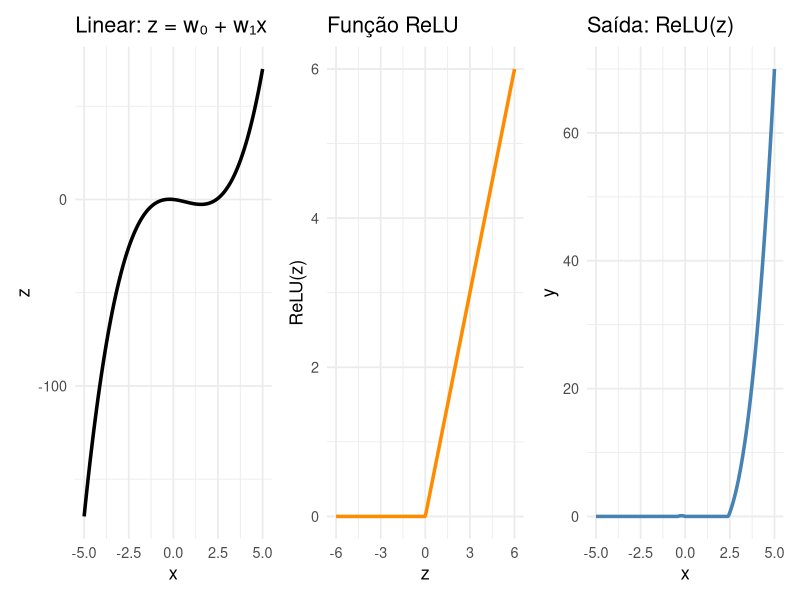
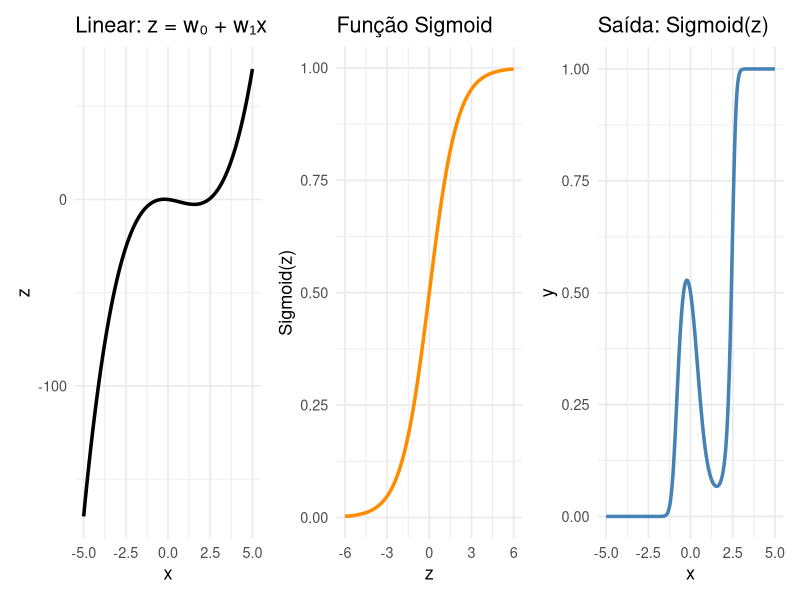
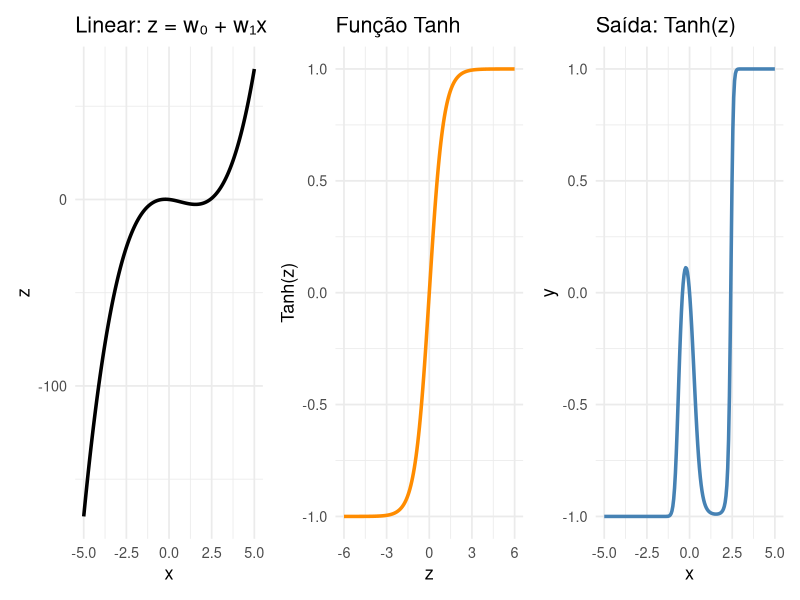

These figures' R source, in order:
library(ggplot2)
library(patchwork)

# Dados base
x <- seq(-5, 5, length.out = 200)
#z <- ifelse(x > 2, 2*x + 1, -.5*x + 1)  # saída da regressão linear
z <- x^3 - 2*x^2 -x


# Ativações
relu    <- pmax(0, z)
sigmoid <- 1 / (1 + exp(-z))
tanhx   <- tanh(z)

# Define função de ativação genérica
activation_plot <- function(name, z_vals, act_vals, final_vals) {
  df1 <- data.frame(x, z)
  df2 <- data.frame(z = seq(-6, 6, length.out = 200))
  df2$activation <- switch(name,
                           "ReLU"    = pmax(0, df2$z),
                           "Sigmoid" = 1 / (1 + exp(-df2$z)),
                           "Tanh"    = tanh(df2$z)
  )
  df3 <- data.frame(x, y = final_vals)

  # Painel 1: saída linear
  p1 <- ggplot(df1, aes(x, z)) +
    geom_line(size = 1.2) +
    labs(title = "Linear: z = w₀ + w₁x", y = "z", x = "x") +
    theme_minimal(base_size = 13)

  # Painel 2: ativação
  p2 <- ggplot(df2, aes(z, activation)) +
    geom_line(color = "darkorange", size = 1.2) +
    labs(title = paste0("Função ", name), x = "z", y = paste0(name, "(z)")) +
    theme_minimal(base_size = 13)

  # Painel 3: ativação composta
  p3 <- ggplot(df3, aes(x, y)) +
    geom_line(color = "steelblue", size = 1.2) +
    labs(title = paste0("Saída: ", name, "(z)"), y = "y", x = "x") +
    theme_minimal(base_size = 13)

  return(p1 | p2 | p3)
}

# Mostrar para cada ativação
activation_plot("ReLU",    z, pmax(0, z), pmax(0, z))
activation_plot("Sigmoid", z, sigmoid,   sigmoid)
activation_plot("Tanh",    z, tanhx,     tanhx)

